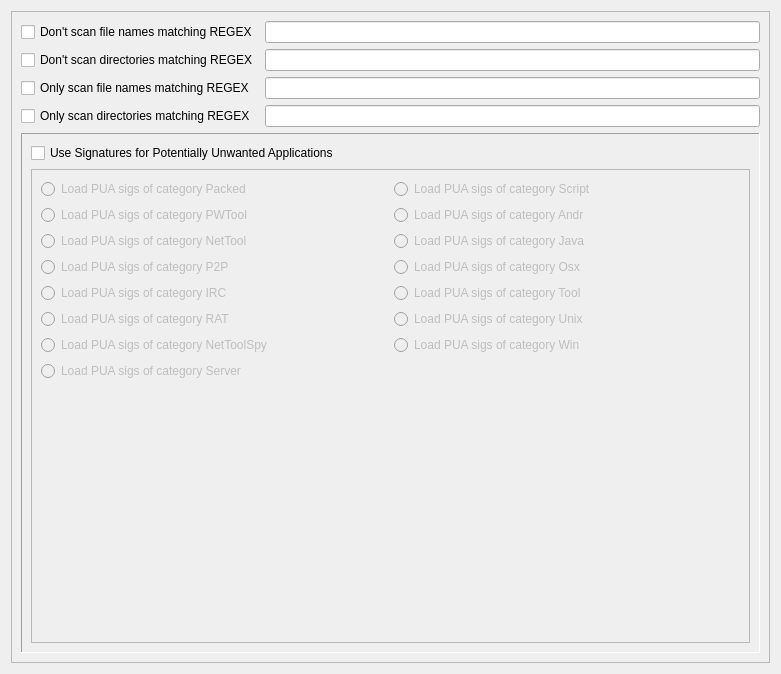
<?xml version="1.0" encoding="UTF-8"?>
<ui version="4.0">
 <class>includeExcludeOptions</class>
 <widget class="QWidget" name="includeExcludeOptions">
  <property name="geometry">
   <rect>
    <x>0</x>
    <y>0</y>
    <width>781</width>
    <height>674</height>
   </rect>
  </property>
  <property name="windowTitle">
   <string>Form</string>
  </property>
  <layout class="QGridLayout" name="gridLayout_3">
   <item row="0" column="0">
    <widget class="QScrollArea" name="scrollArea">
     <property name="widgetResizable">
      <bool>true</bool>
     </property>
     <widget class="QWidget" name="scrollAreaWidgetContents">
      <property name="geometry">
       <rect>
        <x>0</x>
        <y>0</y>
        <width>761</width>
        <height>654</height>
       </rect>
      </property>
      <layout class="QGridLayout" name="gridLayout_4">
       <item row="0" column="0">
        <widget class="QCheckBox" name="dontScanFileNameCheckBox">
         <property name="text">
          <string>Don't scan file names matching REGEX</string>
         </property>
        </widget>
       </item>
       <item row="0" column="1">
        <widget class="QLineEdit" name="dontScanFileNameLineEdit"/>
       </item>
       <item row="1" column="0">
        <widget class="QCheckBox" name="dontScanDirCheckBox">
         <property name="text">
          <string>Don't scan directories matching REGEX</string>
         </property>
        </widget>
       </item>
       <item row="1" column="1">
        <widget class="QLineEdit" name="dontScanDirLineEdit"/>
       </item>
       <item row="2" column="0">
        <widget class="QCheckBox" name="onlyScanFileNameCheckBox">
         <property name="text">
          <string>Only scan file names matching REGEX</string>
         </property>
        </widget>
       </item>
       <item row="2" column="1">
        <widget class="QLineEdit" name="onlyScanFileNameLineEdit"/>
       </item>
       <item row="3" column="0">
        <widget class="QCheckBox" name="onlyScanDirCheckBox">
         <property name="text">
          <string>Only scan directories matching REGEX</string>
         </property>
        </widget>
       </item>
       <item row="3" column="1">
        <widget class="QLineEdit" name="onlyScanDirLineEdit"/>
       </item>
       <item row="4" column="0" colspan="2">
        <widget class="QFrame" name="frame">
         <property name="frameShape">
          <enum>QFrame::Panel</enum>
         </property>
         <property name="frameShadow">
          <enum>QFrame::Sunken</enum>
         </property>
         <layout class="QGridLayout" name="gridLayout_2">
          <item row="0" column="0">
           <widget class="QCheckBox" name="enablePUACheckBox">
            <property name="text">
             <string>Use Signatures for Potentially Unwanted Applications</string>
            </property>
           </widget>
          </item>
          <item row="1" column="0">
           <widget class="QFrame" name="PUAFrame">
            <property name="enabled">
             <bool>false</bool>
            </property>
            <property name="frameShape">
             <enum>QFrame::StyledPanel</enum>
            </property>
            <property name="frameShadow">
             <enum>QFrame::Raised</enum>
            </property>
            <layout class="QGridLayout" name="gridLayout">
             <item row="2" column="0">
              <widget class="QRadioButton" name="loadPUAPWToolRadioButton">
               <property name="text">
                <string>Load PUA sigs of category PWTool</string>
               </property>
               <property name="autoExclusive">
                <bool>false</bool>
               </property>
              </widget>
             </item>
             <item row="3" column="1">
              <widget class="QRadioButton" name="loadPUAJavaRadioButton">
               <property name="text">
                <string>Load PUA sigs of category Java</string>
               </property>
               <property name="autoExclusive">
                <bool>false</bool>
               </property>
              </widget>
             </item>
             <item row="0" column="1">
              <widget class="QRadioButton" name="loadPUAScriptRadioButton">
               <property name="text">
                <string>Load PUA sigs of category Script</string>
               </property>
               <property name="autoExclusive">
                <bool>false</bool>
               </property>
              </widget>
             </item>
             <item row="8" column="0">
              <widget class="QRadioButton" name="loadPUAServerRadioButton">
               <property name="text">
                <string>Load PUA sigs of category Server</string>
               </property>
               <property name="autoExclusive">
                <bool>false</bool>
               </property>
              </widget>
             </item>
             <item row="7" column="0">
              <widget class="QRadioButton" name="loadPUANetToolSpyRadioButton">
               <property name="text">
                <string>Load PUA sigs of category NetToolSpy</string>
               </property>
               <property name="autoExclusive">
                <bool>false</bool>
               </property>
              </widget>
             </item>
             <item row="2" column="1">
              <widget class="QRadioButton" name="loadPUAAndrRadioButton">
               <property name="text">
                <string>Load PUA sigs of category Andr</string>
               </property>
               <property name="autoExclusive">
                <bool>false</bool>
               </property>
              </widget>
             </item>
             <item row="4" column="0">
              <widget class="QRadioButton" name="loadPUAP2PRadioButton">
               <property name="text">
                <string>Load PUA sigs of category P2P</string>
               </property>
               <property name="autoExclusive">
                <bool>false</bool>
               </property>
              </widget>
             </item>
             <item row="4" column="1">
              <widget class="QRadioButton" name="loadPUAOsxRadioButton">
               <property name="text">
                <string>Load PUA sigs of category Osx</string>
               </property>
               <property name="autoExclusive">
                <bool>false</bool>
               </property>
              </widget>
             </item>
             <item row="0" column="0">
              <widget class="QRadioButton" name="loadPUAPackedRadioButon">
               <property name="text">
                <string>Load PUA sigs of category Packed</string>
               </property>
               <property name="autoExclusive">
                <bool>false</bool>
               </property>
              </widget>
             </item>
             <item row="5" column="0">
              <widget class="QRadioButton" name="loadPUAIRCRadioButton">
               <property name="text">
                <string>Load PUA sigs of category IRC</string>
               </property>
               <property name="autoExclusive">
                <bool>false</bool>
               </property>
              </widget>
             </item>
             <item row="3" column="0">
              <widget class="QRadioButton" name="loadPUANetToolRadioButton">
               <property name="text">
                <string>Load PUA sigs of category NetTool</string>
               </property>
               <property name="checked">
                <bool>false</bool>
               </property>
               <property name="autoExclusive">
                <bool>false</bool>
               </property>
              </widget>
             </item>
             <item row="6" column="1">
              <widget class="QRadioButton" name="loadPUAUnixRadioButton">
               <property name="text">
                <string>Load PUA sigs of category Unix</string>
               </property>
               <property name="autoExclusive">
                <bool>false</bool>
               </property>
              </widget>
             </item>
             <item row="6" column="0">
              <widget class="QRadioButton" name="loadPUARATRadioButton">
               <property name="text">
                <string>Load PUA sigs of category RAT</string>
               </property>
               <property name="autoExclusive">
                <bool>false</bool>
               </property>
              </widget>
             </item>
             <item row="7" column="1">
              <widget class="QRadioButton" name="loadPUAWinRadioButton">
               <property name="text">
                <string>Load PUA sigs of category Win</string>
               </property>
               <property name="autoExclusive">
                <bool>false</bool>
               </property>
              </widget>
             </item>
             <item row="5" column="1">
              <widget class="QRadioButton" name="loadPUAToolRadioButton">
               <property name="text">
                <string>Load PUA sigs of category Tool</string>
               </property>
               <property name="autoExclusive">
                <bool>false</bool>
               </property>
              </widget>
             </item>
             <item row="9" column="0" colspan="2">
              <spacer name="verticalSpacer">
               <property name="orientation">
                <enum>Qt::Vertical</enum>
               </property>
               <property name="sizeHint" stdset="0">
                <size>
                 <width>20</width>
                 <height>40</height>
                </size>
               </property>
              </spacer>
             </item>
            </layout>
           </widget>
          </item>
         </layout>
        </widget>
       </item>
      </layout>
     </widget>
    </widget>
   </item>
  </layout>
 </widget>
 <resources/>
 <connections>
  <connection>
   <sender>enablePUACheckBox</sender>
   <signal>clicked()</signal>
   <receiver>includeExcludeOptions</receiver>
   <slot>slot_enablePUACheckBoxClicked()</slot>
   <hints>
    <hint type="sourcelabel">
     <x>33</x>
     <y>168</y>
    </hint>
    <hint type="destinationlabel">
     <x>5</x>
     <y>166</y>
    </hint>
   </hints>
  </connection>
  <connection>
   <sender>dontScanFileNameLineEdit</sender>
   <signal>textChanged(QString)</signal>
   <receiver>includeExcludeOptions</receiver>
   <slot>slot_writeSettings()</slot>
   <hints>
    <hint type="sourcelabel">
     <x>600</x>
     <y>33</y>
    </hint>
    <hint type="destinationlabel">
     <x>662</x>
     <y>33</y>
    </hint>
   </hints>
  </connection>
  <connection>
   <sender>dontScanDirLineEdit</sender>
   <signal>textChanged(QString)</signal>
   <receiver>includeExcludeOptions</receiver>
   <slot>slot_writeSettings()</slot>
   <hints>
    <hint type="sourcelabel">
     <x>523</x>
     <y>60</y>
    </hint>
    <hint type="destinationlabel">
     <x>665</x>
     <y>79</y>
    </hint>
   </hints>
  </connection>
  <connection>
   <sender>onlyScanFileNameLineEdit</sender>
   <signal>textChanged(QString)</signal>
   <receiver>includeExcludeOptions</receiver>
   <slot>slot_writeSettings()</slot>
   <hints>
    <hint type="sourcelabel">
     <x>529</x>
     <y>87</y>
    </hint>
    <hint type="destinationlabel">
     <x>666</x>
     <y>110</y>
    </hint>
   </hints>
  </connection>
  <connection>
   <sender>onlyScanDirLineEdit</sender>
   <signal>textChanged(QString)</signal>
   <receiver>includeExcludeOptions</receiver>
   <slot>slot_writeSettings()</slot>
   <hints>
    <hint type="sourcelabel">
     <x>541</x>
     <y>123</y>
    </hint>
    <hint type="destinationlabel">
     <x>665</x>
     <y>150</y>
    </hint>
   </hints>
  </connection>
  <connection>
   <sender>loadPUAPackedRadioButon</sender>
   <signal>clicked()</signal>
   <receiver>includeExcludeOptions</receiver>
   <slot>slot_writeSettings()</slot>
   <hints>
    <hint type="sourcelabel">
     <x>387</x>
     <y>242</y>
    </hint>
    <hint type="destinationlabel">
     <x>665</x>
     <y>211</y>
    </hint>
   </hints>
  </connection>
  <connection>
   <sender>loadPUAPWToolRadioButton</sender>
   <signal>clicked()</signal>
   <receiver>includeExcludeOptions</receiver>
   <slot>slot_writeSettings()</slot>
   <hints>
    <hint type="sourcelabel">
     <x>387</x>
     <y>294</y>
    </hint>
    <hint type="destinationlabel">
     <x>663</x>
     <y>262</y>
    </hint>
   </hints>
  </connection>
  <connection>
   <sender>loadPUANetToolRadioButton</sender>
   <signal>clicked()</signal>
   <receiver>includeExcludeOptions</receiver>
   <slot>slot_writeSettings()</slot>
   <hints>
    <hint type="sourcelabel">
     <x>387</x>
     <y>346</y>
    </hint>
    <hint type="destinationlabel">
     <x>666</x>
     <y>292</y>
    </hint>
   </hints>
  </connection>
  <connection>
   <sender>loadPUAP2PRadioButton</sender>
   <signal>clicked()</signal>
   <receiver>includeExcludeOptions</receiver>
   <slot>slot_writeSettings()</slot>
   <hints>
    <hint type="sourcelabel">
     <x>387</x>
     <y>398</y>
    </hint>
    <hint type="destinationlabel">
     <x>664</x>
     <y>338</y>
    </hint>
   </hints>
  </connection>
  <connection>
   <sender>loadPUAIRCRadioButton</sender>
   <signal>clicked()</signal>
   <receiver>includeExcludeOptions</receiver>
   <slot>slot_writeSettings()</slot>
   <hints>
    <hint type="sourcelabel">
     <x>387</x>
     <y>450</y>
    </hint>
    <hint type="destinationlabel">
     <x>664</x>
     <y>376</y>
    </hint>
   </hints>
  </connection>
  <connection>
   <sender>loadPUARATRadioButton</sender>
   <signal>clicked()</signal>
   <receiver>includeExcludeOptions</receiver>
   <slot>slot_writeSettings()</slot>
   <hints>
    <hint type="sourcelabel">
     <x>387</x>
     <y>502</y>
    </hint>
    <hint type="destinationlabel">
     <x>666</x>
     <y>323</y>
    </hint>
   </hints>
  </connection>
  <connection>
   <sender>loadPUANetToolSpyRadioButton</sender>
   <signal>clicked()</signal>
   <receiver>includeExcludeOptions</receiver>
   <slot>slot_writeSettings()</slot>
   <hints>
    <hint type="sourcelabel">
     <x>387</x>
     <y>554</y>
    </hint>
    <hint type="destinationlabel">
     <x>666</x>
     <y>412</y>
    </hint>
   </hints>
  </connection>
  <connection>
   <sender>loadPUAServerRadioButton</sender>
   <signal>clicked()</signal>
   <receiver>includeExcludeOptions</receiver>
   <slot>slot_writeSettings()</slot>
   <hints>
    <hint type="sourcelabel">
     <x>387</x>
     <y>606</y>
    </hint>
    <hint type="destinationlabel">
     <x>667</x>
     <y>440</y>
    </hint>
   </hints>
  </connection>
  <connection>
   <sender>loadPUAScriptRadioButton</sender>
   <signal>clicked()</signal>
   <receiver>includeExcludeOptions</receiver>
   <slot>slot_writeSettings()</slot>
   <hints>
    <hint type="sourcelabel">
     <x>741</x>
     <y>242</y>
    </hint>
    <hint type="destinationlabel">
     <x>665</x>
     <y>470</y>
    </hint>
   </hints>
  </connection>
  <connection>
   <sender>loadPUAAndrRadioButton</sender>
   <signal>clicked()</signal>
   <receiver>includeExcludeOptions</receiver>
   <slot>slot_writeSettings()</slot>
   <hints>
    <hint type="sourcelabel">
     <x>439</x>
     <y>279</y>
    </hint>
    <hint type="destinationlabel">
     <x>775</x>
     <y>482</y>
    </hint>
   </hints>
  </connection>
  <connection>
   <sender>loadPUAJavaRadioButton</sender>
   <signal>clicked()</signal>
   <receiver>includeExcludeOptions</receiver>
   <slot>slot_writeSettings()</slot>
   <hints>
    <hint type="sourcelabel">
     <x>487</x>
     <y>331</y>
    </hint>
    <hint type="destinationlabel">
     <x>776</x>
     <y>527</y>
    </hint>
   </hints>
  </connection>
  <connection>
   <sender>loadPUAOsxRadioButton</sender>
   <signal>clicked()</signal>
   <receiver>includeExcludeOptions</receiver>
   <slot>slot_writeSettings()</slot>
   <hints>
    <hint type="sourcelabel">
     <x>421</x>
     <y>388</y>
    </hint>
    <hint type="destinationlabel">
     <x>775</x>
     <y>560</y>
    </hint>
   </hints>
  </connection>
  <connection>
   <sender>loadPUAToolRadioButton</sender>
   <signal>clicked()</signal>
   <receiver>includeExcludeOptions</receiver>
   <slot>slot_writeSettings()</slot>
   <hints>
    <hint type="sourcelabel">
     <x>458</x>
     <y>441</y>
    </hint>
    <hint type="destinationlabel">
     <x>774</x>
     <y>599</y>
    </hint>
   </hints>
  </connection>
  <connection>
   <sender>loadPUAUnixRadioButton</sender>
   <signal>clicked()</signal>
   <receiver>includeExcludeOptions</receiver>
   <slot>slot_writeSettings()</slot>
   <hints>
    <hint type="sourcelabel">
     <x>408</x>
     <y>489</y>
    </hint>
    <hint type="destinationlabel">
     <x>777</x>
     <y>631</y>
    </hint>
   </hints>
  </connection>
  <connection>
   <sender>loadPUAWinRadioButton</sender>
   <signal>clicked()</signal>
   <receiver>includeExcludeOptions</receiver>
   <slot>slot_writeSettings()</slot>
   <hints>
    <hint type="sourcelabel">
     <x>416</x>
     <y>543</y>
    </hint>
    <hint type="destinationlabel">
     <x>761</x>
     <y>667</y>
    </hint>
   </hints>
  </connection>
 </connections>
 <slots>
  <slot>slot_enablePUACheckBoxClicked()</slot>
  <slot>slot_writeSettings()</slot>
 </slots>
</ui>
